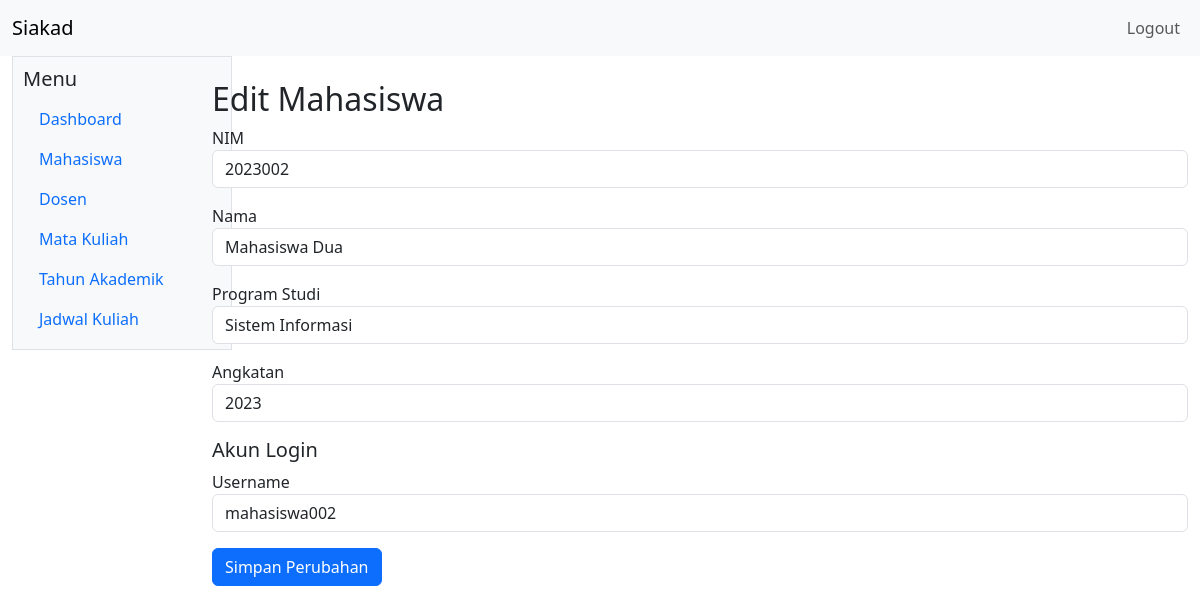
The page /admin/mahasiswa/edit.php?id=2 (signed in) on the database its author committed.
### tables this page shows
CREATE TABLE mahasiswa (
    id_mahasiswa INT AUTO_INCREMENT PRIMARY KEY,
    id_user INT NOT NULL UNIQUE,
    nim VARCHAR(20) NOT NULL UNIQUE,
    nama_mahasiswa VARCHAR(100) NOT NULL,
    jenis_kelamin ENUM('L', 'P') NOT NULL,
    tanggal_lahir DATE NULL,
    alamat TEXT NULL,
    email VARCHAR(100) NULL UNIQUE,
    no_telepon VARCHAR(20) NULL,
    program_studi VARCHAR(100) NOT NULL,
    angkatan YEAR NOT NULL,
    CONSTRAINT fk_mahasiswa_users FOREIGN KEY (id_user) REFERENCES users (id_user) ON UPDATE CASCADE ON DELETE CASCADE
);

CREATE TABLE users (
    id_user INT AUTO_INCREMENT PRIMARY KEY,
    username VARCHAR(50) NOT NULL UNIQUE,
    password VARCHAR(255) NOT NULL,
    role ENUM('admin', 'dosen', 'mahasiswa') NOT NULL,
    status ENUM('aktif', 'nonaktif') NOT NULL DEFAULT 'aktif',
    created_at TIMESTAMP NOT NULL DEFAULT CURRENT_TIMESTAMP
);

### config/functions.php (called while the page is built, shortened)
<?php
function e($str) {
    return htmlspecialchars($str, ENT_QUOTES, 'UTF-8');
}
?>

### admin/mahasiswa/edit.php (the view, shortened to what this page needs)
<?php
require_once __DIR__ . '/../../config/auth.php';
$id = intval($_GET['id'] ?? 0);
$stmt = $mysqli->prepare('SELECT m.*, u.username FROM mahasiswa m JOIN users u ON m.id_user = u.id_user WHERE id_mahasiswa = ? LIMIT 1');
$stmt->bind_param('i', $id);
$stmt->execute();
$row = $stmt->get_result()->fetch_assoc();
require_once __DIR__ . '/../../includes/header.php';
?>
  <div class="col-2">
    <?php require_once __DIR__ . '/../../includes/sidebar.php'; ?>
  </div>
  <div class="col-10 mt-4">
    <h2>Edit Mahasiswa</h2>
    <form method="post">
      <div class="mb-3">
        <label>NIM</label>
        <input type="text" name="nim" class="form-control" value="<?php echo e($row['nim']); ?>" required>
      </div>
      <div class="mb-3">
        <label>Nama</label>
        <input type="text" name="nama" class="form-control" value="<?php echo e($row['nama_mahasiswa']); ?>" required>
      </div>
      <div class="mb-3">
        <label>Program Studi</label>
        <input type="text" name="program" class="form-control" value="<?php echo e($row['program_studi']); ?>" required>
      </div>
      <div class="mb-3">
        <label>Angkatan</label>
        <input type="number" name="angkatan" class="form-control" value="<?php echo e($row['angkatan']); ?>" required>
      </div>
      <h5>Akun Login</h5>
      <div class="mb-3">
        <label>Username</label>
        <input type="text" name="username" class="form-control" value="<?php echo e($row['username']); ?>" required>
      </div>
      <button class="btn btn-primary">Simpan Perubahan</button>
    </form>
  </div>
<?php require_once __DIR__ . '/../../includes/footer.php'; ?>

### rows shown on the page
mahasiswa: nim "2023002", nama "Mahasiswa Dua", program "Sistem Informasi", angkatan "2023", username "mahasiswa002"
